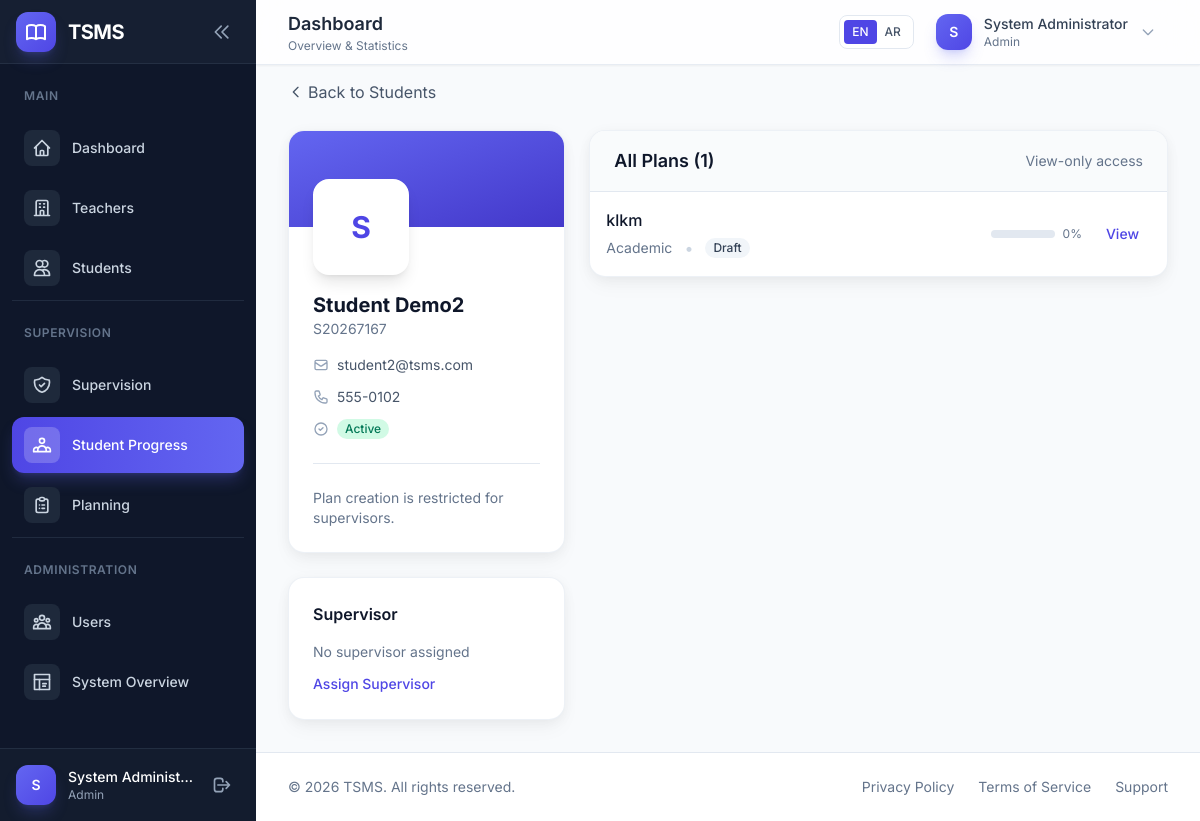
Before: /supervisor/students/2 (signed in) with the older database file.
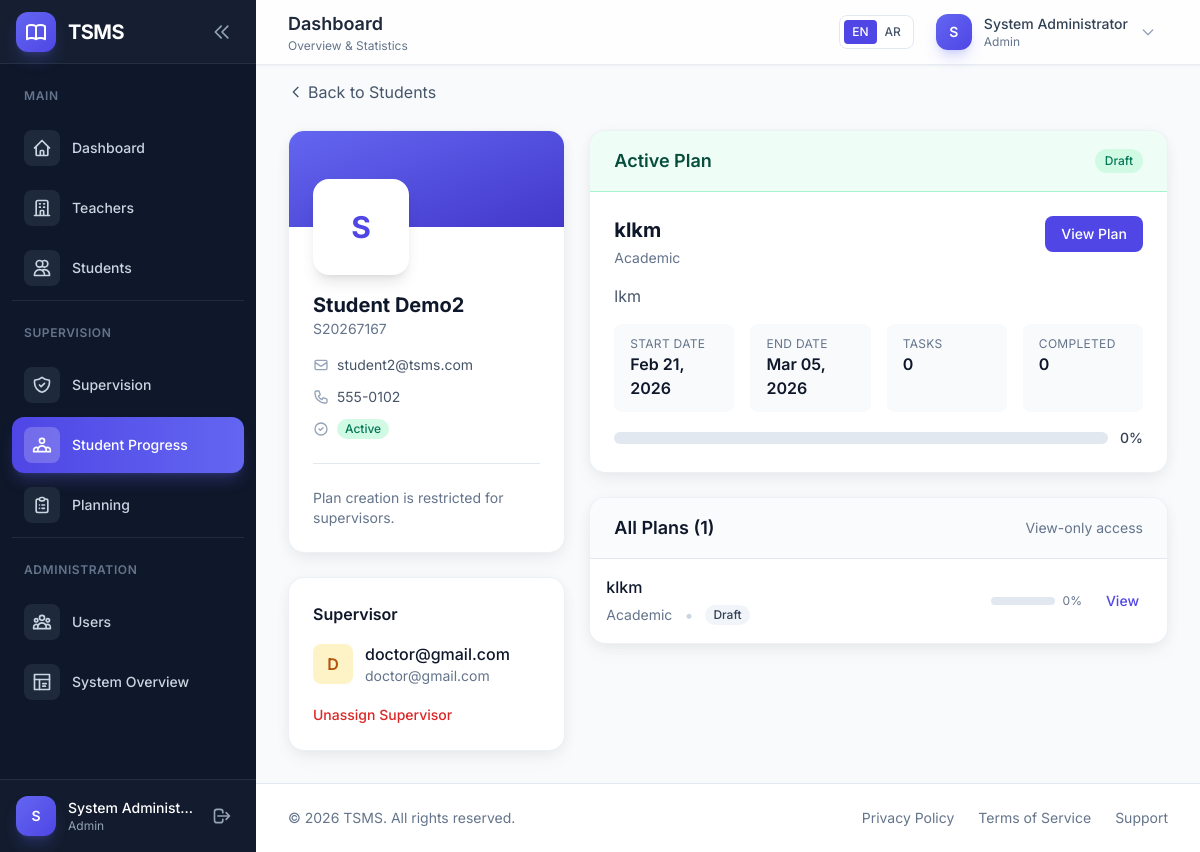
After: the same page with the newer database file.
### app/models/planning.py (models this page shows, shortened)
class Plan(db.Model):
    __tablename__ = 'plans'
    id = db.Column(db.Integer, primary_key=True)
    title = db.Column(db.String(200), nullable=False)
    description = db.Column(db.Text)
    student_id = db.Column(
        db.Integer,
        db.ForeignKey('students.id', ondelete='CASCADE'),
        nullable=True,  # Changed to nullable for multi-student support
        index=True
    )
    created_by_id = db.Column(
        db.Integer,
        db.ForeignKey('users.id', ondelete='SET NULL'),
        nullable=True,
        index=True
    )
    supervisor_id = db.Column(
        db.Integer,
        db.ForeignKey('users.id', ondelete='SET NULL'),
        nullable=True,
        index=True
    )
    plan_type = db.Column(
        db.Enum(PlanType),
        nullable=False,
        default=PlanType.ACADEMIC
    )
    status = db.Column(
        db.Enum(PlanStatus),
        nullable=False,
        default=PlanStatus.DRAFT,
        index=True
    )
    start_date = db.Column(db.Date, nullable=False, default=date.today)
    end_date = db.Column(db.Date)
    objectives = db.Column(db.Text)
    notes = db.Column(db.Text)
    progress_percentage = db.Column(db.Integer, default=0)
    created_at = db.Column(db.DateTime, default=datetime.utcnow, index=True)
    updated_at = db.Column(db.DateTime, default=datetime.utcnow, onupdate=datetime.utcnow)
    student = db.relationship('Student', backref=db.backref('plans', lazy='dynamic'))
    created_by = db.relationship('User', foreign_keys=[created_by_id], backref='created_plans')
    supervisor = db.relationship('User', foreign_keys=[supervisor_id], backref='supervised_plans')
    tasks = db.relationship('Task', backref='plan', lazy='dynamic', cascade='all, delete-orphan')
    plan_objectives = db.relationship('Objective', backref='plan', lazy='dynamic', cascade='all, delete-orphan')
    student_plans = db.relationship('StudentPlan', backref='plan', lazy='dynamic', cascade='all, delete-orphan')

### app/models/user.py (models this page shows, shortened)
class User(UserMixin, db.Model):
    __tablename__ = 'users'
    id = db.Column(db.Integer, primary_key=True)
    name = db.Column(db.String(128), nullable=False)
    username = db.Column(db.String(64), unique=True, nullable=False, index=True)
    email = db.Column(db.String(120), unique=True, nullable=False, index=True)
    password_hash = db.Column(db.String(256), nullable=False)
    role = db.Column(db.Enum(UserRole), nullable=False, default=UserRole.TEACHER)
    status = db.Column(db.Enum(UserStatus), nullable=False, default=UserStatus.ACTIVE)
    created_at = db.Column(db.DateTime, default=datetime.utcnow, index=True)
    updated_at = db.Column(db.DateTime, default=datetime.utcnow, onupdate=datetime.utcnow)
    last_login_at = db.Column(db.DateTime)
    teacher_profile = db.relationship(
        'Teacher',
        backref='user',
        uselist=False,
        cascade='all, delete-orphan',
        lazy='joined'
    )
    supervisor_profile = db.relationship(
        'Supervisor',
        backref='user',
        uselist=False,
        cascade='all, delete-orphan',
        lazy='joined'
    )
    @property
    def password(self):
        """Prevent password from being read."""
        raise AttributeError('Password is not a readable attribute')
    def is_admin(self):
        return self.role == UserRole.ADMIN
    def is_supervisor(self):
        return self.role == UserRole.SUPERVISOR
    def is_teacher(self):
        return self.role == UserRole.TEACHER

### app/blueprints/supervisor/routes.py (the view)
@supervisor_bp.route('/students/<int:id>')
@login_required
@supervisor_required
def student_detail(id):
    student = Student.query.get_or_404(id)
    if not current_user.is_admin() and student.supervisor_id != current_user.id:
        flash(_('You do not have permission to view this student.'), 'error')
        abort(403)
    plans = student.get_all_plans()
    active_plan = student.get_active_plan()
    return render_template('supervisor/student_detail.html',
                         student=student,
                         plans=plans,
                         active_plan=active_plan)

### app/__init__.py (called while the page is built)
def _select_locale():
    lang = request.args.get('lang', type=str)
    if lang in SUPPORTED_LANGUAGES:
        session['language'] = lang
        return lang
    session_lang = session.get('language')
    if session_lang in SUPPORTED_LANGUAGES:
        return session_lang
    return request.accept_languages.best_match(SUPPORTED_LANGUAGES) or 'en'

def _init_extensions(app):
    from app.extensions import db, migrate, login_manager, csrf, babel
    db.init_app(app)
    migrate.init_app(app, db)
    login_manager.init_app(app)
    csrf.init_app(app)
    babel.init_app(app, locale_selector=_select_locale)
    from app.models import User
    @login_manager.user_loader
    def load_user(user_id):
        return User.query.get(int(user_id))

### app/blueprints/auth/routes.py (called while the page is built)
@auth_bp.before_app_request
def before_request():
    if current_user.is_authenticated:
        if current_user.status != UserStatus.ACTIVE:
            logout_user()
            flash(_('Your account is no longer active.'), 'warning')
            return redirect(url_for('auth.login'))

### app/templates/supervisor/student_detail.html (shortened to what the changed rows need)
{% extends "layouts/dashboard.html" %}
{% block content %}
<div class="space-y-6">
    <div class="grid grid-cols-1 lg:grid-cols-3 gap-6">
        <div class="lg:col-span-1">
            <div class="mt-6 bg-white rounded-2xl shadow-soft border border-slate-200/60 p-6">
                <h4 class="font-semibold text-slate-900 mb-4">{{ _('Supervisor') }}</h4>
                {% if student.supervisor %}
                <div class="flex items-center">
                    <div class="w-10 h-10 bg-amber-100 rounded-lg flex items-center justify-center mr-3">
                        <span class="text-amber-700 font-semibold">{{ student.supervisor.username[0]|upper }}</span>
                    </div>
                    <div>
                        <p class="font-medium text-slate-900">{{ student.supervisor.username }}</p>
                        <p class="text-sm text-slate-500">{{ student.supervisor.email }}</p>
                    </div>
                </div>
                {% if current_user.is_admin() %}
                <form action="{{ url_for('supervisor.unassign_supervisor', id=student.id) }}" method="post" class="mt-4">
                    <button type="submit" class="text-sm text-red-600 hover:text-red-700 font-medium"
                            onclick="return confirm('{{ _('Are you sure you want to unassign this supervisor?') }}')">
                        {{ _('Unassign Supervisor') }}
                    </button>
                </form>
                {% endif %}
                {% else %}
                <p class="text-slate-500 text-sm">{{ _('No supervisor assigned') }}</p>
                {% if current_user.is_admin() %}
                <a href="{{ url_for('supervisor.assign_supervisor', id=student.id) }}"
                   class="mt-3 inline-block text-sm text-primary-600 hover:text-primary-700 font-medium">
                    {{ _('Assign Supervisor') }}
                </a>
                {% endif %}
                {% endif %}
            </div>
        </div>
        <div class="lg:col-span-2 space-y-6">
            {% if active_plan %}
            <div class="bg-white rounded-2xl shadow-soft border border-slate-200/60 overflow-hidden">
                <div class="px-6 py-4 bg-emerald-50/80 border-b border-emerald-200">
                    <div class="flex items-center justify-between">
                        <h3 class="text-lg font-semibold text-emerald-900">{{ _('Active Plan') }}</h3>
                        <span class="px-2.5 py-1 bg-emerald-100 text-emerald-700 text-xs font-medium rounded-full">
                            {{ _(active_plan.status.value|replace('_', ' ')|title) }}
                        </span>
                    </div>
                </div>
                <div class="p-6">
                    <div class="flex items-start justify-between mb-4">
                        <div>
                            <h4 class="text-xl font-bold text-slate-900">{{ active_plan.title }}</h4>
                            <p class="text-sm text-slate-500 mt-1">{{ _(active_plan.plan_type.value|replace('_', ' ')|title) }}</p>
                        </div>
                        <a href="{{ url_for('planning.plan_detail', id=active_plan.id) }}"
                           class="px-4 py-2 bg-primary-600 text-white text-sm rounded-lg hover:bg-primary-700 transition-colors font-medium">
                            {{ _('View Plan') }}
                        </a>
                    </div>
                    {% if active_plan.description %}
                    <p class="text-slate-600 mb-4">{{ active_plan.description|truncate(150) }}</p>
                    {% endif %}
                    <div class="grid grid-cols-2 md:grid-cols-4 gap-4 mb-4">
                        <div class="bg-slate-50 rounded-lg px-4 py-3">
                            <p class="text-xs text-slate-500 uppercase tracking-wide">{{ _('Start Date') }}</p>
                            <p class="font-semibold text-slate-900">{{ active_plan.start_date.strftime('%b %d, %Y') if active_plan.start_date else _('Not set') }}</p>
                        </div>
                        <div class="bg-slate-50 rounded-lg px-4 py-3">
                            <p class="text-xs text-slate-500 uppercase tracking-wide">{{ _('End Date') }}</p>
                            <p class="font-semibold text-slate-900">{{ active_plan.end_date.strftime('%b %d, %Y') if active_plan.end_date else _('Not set') }}</p>
                        </div>
                        <div class="bg-slate-50 rounded-lg px-4 py-3">
                            <p class="text-xs text-slate-500 uppercase tracking-wide">{{ _('Tasks') }}</p>
                            <p class="font-semibold text-slate-900">{{ active_plan.tasks.all()|length }}</p>
                        </div>
                        <div class="bg-slate-50 rounded-lg px-4 py-3">
                            <p class="text-xs text-slate-500 uppercase tracking-wide">{{ _('Completed') }}</p>
                            <p class="font-semibold text-slate-900">{{ active_plan.tasks.all()|selectattr('status.value', 'equalto', 'completed')|list|length }}</p>
                        </div>
                    </div>
                    <div class="flex items-center space-x-3">
                        <div class="flex-1 bg-slate-200 rounded-full h-3">
                        </div>
                        <span class="text-sm font-medium text-slate-700">{{ active_plan.progress_percentage }}%</span>
                    </div>
                </div>
            </div>
            {% endif %}
            <div class="bg-white rounded-2xl shadow-soft border border-slate-200/60 overflow-hidden">
                {% if plans %}
                <div class="divide-y divide-slate-200">
                    {% for plan in plans %}
                    <div class="p-4 hover:bg-slate-50/50 transition-colors">
                        <div class="flex items-center justify-between">
                            <div>
                                <h4 class="font-medium text-slate-900">{{ plan.title }}</h4>
                                <div class="flex items-center space-x-3 mt-1">
                                    <span class="text-sm text-slate-500">{{ _(plan.plan_type.value|replace('_', ' ')|title) }}</span>
                                    <span class="text-slate-300">•</span>
                                    <span class="px-2 py-0.5 rounded-full text-xs font-medium
                                        {% if plan.status.value == 'active' %}bg-emerald-100 text-emerald-700
                                        {% elif plan.status.value == 'completed' %}bg-blue-100 text-blue-700
                                        {% elif plan.status.value == 'draft' %}bg-slate-100 text-slate-700
                                        {% elif plan.status.value == 'cancelled' %}bg-red-100 text-red-700
                                        {% else %}bg-amber-100 text-amber-700{% endif %}">
                                        {{ _(plan.status.value|replace('_', ' ')|title) }}
                                    </span>
                                </div>
                            </div>
                            <div class="flex items-center space-x-3">
                                <div class="text-right">
                                    <div class="flex items-center space-x-2">
                                        <div class="w-16 bg-slate-200 rounded-full h-2">
                                        </div>
                                        <span class="text-xs text-slate-500">{{ plan.progress_percentage }}%</span>
                                    </div>
                                </div>
                                <a href="{{ url_for('planning.plan_detail', id=plan.id) }}"
                                   class="px-3 py-1.5 text-sm text-primary-600 hover:text-primary-700 font-medium hover:bg-primary-50 rounded-lg transition-colors">
                                    {{ _('View') }}
                                </a>
                            </div>
                        </div>
                    </div>
                    {% endfor %}
                </div>
                {% else %}
                <div class="p-8 text-center">
                    <p class="text-slate-500">{{ _('No plans created yet') }}</p>
                </div>
                {% endif %}
            </div>
        </div>
    </div>
</div>
{% endblock %}

Changed rows visible on the page:
now on this page (row edited): User: supervisor "D", supervisor.username "doctor@gmail.com", supervisor.email "doctor@gmail.com"
shown differently, row unchanged: Plan "klkm": status (not shown) → "Draft"; title (not shown) → "klkm"; plan_type (not shown) → "Academic"; description (not shown) → "lkm"; start_date (not shown) → "Feb 21, 2026"; end_date (not shown) → "Mar 05, 2026"; progress_percentage (not shown) → "0"
Other visible differences:
{{ active_plan.tasks.all()|length }}: (not shown) → "0"
text no longer shown: "Supervisor No supervisor assigned Assign Supervisor"
text now shown: "Unassign Supervisor Active Plan View Plan START DATE END DATE TASKS COMPLETED 0 %"
